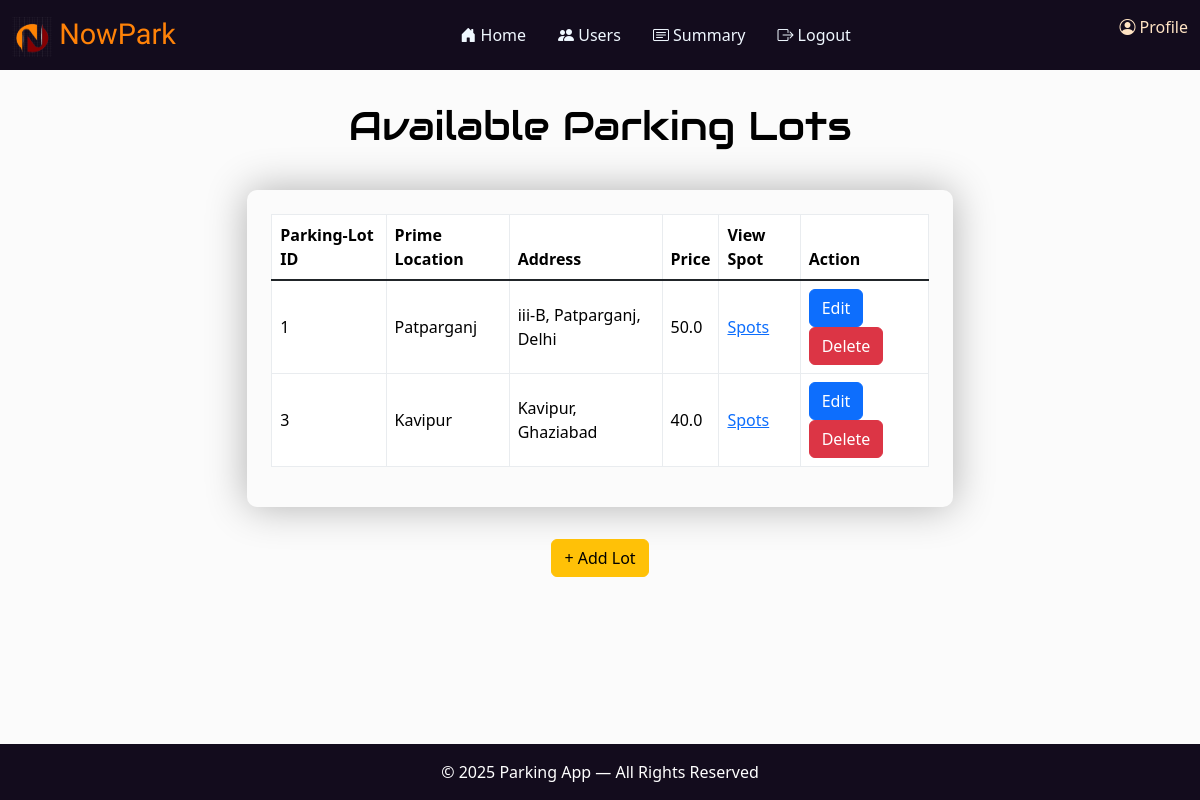
The page /admin_dashboard (signed in) on the database its author committed.
### App/models.py (models this page shows)
class Parking_Lot(db.Model):
    __tablename__= "parking_lot"
    id= db.Column(db.Integer, primary_key= True)
    prime_location_name = db.Column(db.String(250), nullable= False)
    price = db.Column(db.Float, nullable= False)
    address = db.Column(db.String(250), nullable= False)
    pincode = db.Column(db.Integer, nullable= False)
    max_spots = db.Column(db.Integer, nullable= False)
    is_active = db.Column(db.Boolean, default=True)
    spots= db.relationship('Parking_Spot', back_populates = "lot")

### App/controllers/admin.py (the view)
@admin.route("/admin_dashboard")
@login_required
@roles_required("admin")
def admin_dashboard():
    ParkingLot=Parking_Lot.query.filter_by(is_active=True).all()
    return render_template('adminhome.html', ParkingLot=ParkingLot, admin=current_user)

### App/models.py (called while the page is built)
    def get_role(self):
        return "admin"

### App/templates/adminhome.html (shortened to what this page needs)
{% extends "adminbase.html" %}
{% block content %}
<div class="container-fluid">
    <div class="heading top">
        <h1>Available Parking Lots</h1>
    </div>
    <div class="table-area">
        <div class="table-responsive">
            <table class="table table-hover table-bordered border-light-subtle table align-middle">
                <thead>
                    <tr>
                        <th>Parking-Lot ID</th>
                        <th>Prime Location</th>
                        <th>Address</th>
                        <th>Price</th>
                        <th>View Spot</th>
                        <th>Action</th>
                    </tr>
                </thead>
                <tbody class="table-group-divider">
                    {% if ParkingLot %}
                    {% for lot in ParkingLot %}
                    <tr>
                        <td>{{lot.id}}</td>
                        <td>{{lot.prime_location_name}}</td>
                        <td>{{lot.address}}</td>
                        <td>{{lot.price}}</td>
                        <td><a href="{{url_for('admin.view_spot',id=lot['id'])}}">Spots</a></td>
                        <td><button type="button" class="btn btn-primary" data-bs-toggle="modal"
                                data-bs-target="#edit_lot{{lot['id']}}">
                                Edit
                            </button>
                            <button type="button" class="btn btn-danger" data-bs-toggle="modal"
                                data-bs-target="#delete_lot_{{lot['id']}}">
                                Delete
                            </button>
                        </td>
                    </tr>
                    {% endfor %}
                    {% else %}
                    <tr>
                        <td colspan="6" class="text-center text-muted">🚫 Lots not Available. Add new Lot !</td>
                    </tr>
                    {% endif %}
                </tbody>
            </table>
        </div>
    </div>
    <div class="addlot">
        <button type="button" class="btn btn-warning" data-bs-toggle="modal" data-bs-target="#add_lot">
            + Add Lot
        </button>
    </div>
</div>
{% endblock %}

### App/static/css/admin.css (style rules this page uses)
html, body { height: 100%; margin: 0; }
body { background-color: #FBFBFB; display: flex; flex-direction: column; }
.heading { display: flex; justify-content: center; color: black; font-family: "Audiowide", sans-serif; font-weight: 400; font-style: normal; }
.top { padding: 2em; }
.addlot { display: flex; justify-content: center; padding: 2em; }
.table-area { flex-grow: 1; overflow-y: auto; padding: 1.5em; max-width: 60%; max-height: 60vh; overflow-x:auto; margin: 0 auto; box-shadow: 0px 0px 40px 0px rgba(0, 0, 0, 0.3); border-radius: 10px; }

### rows shown on the page
Parking_Lot: id "1", prime_location_name "Patparganj", address "iii-B, Patparganj, Delhi", price "50.0"
Parking_Lot: id "3", prime_location_name "Kavipur", address "Kavipur, Ghaziabad", price "40.0"
